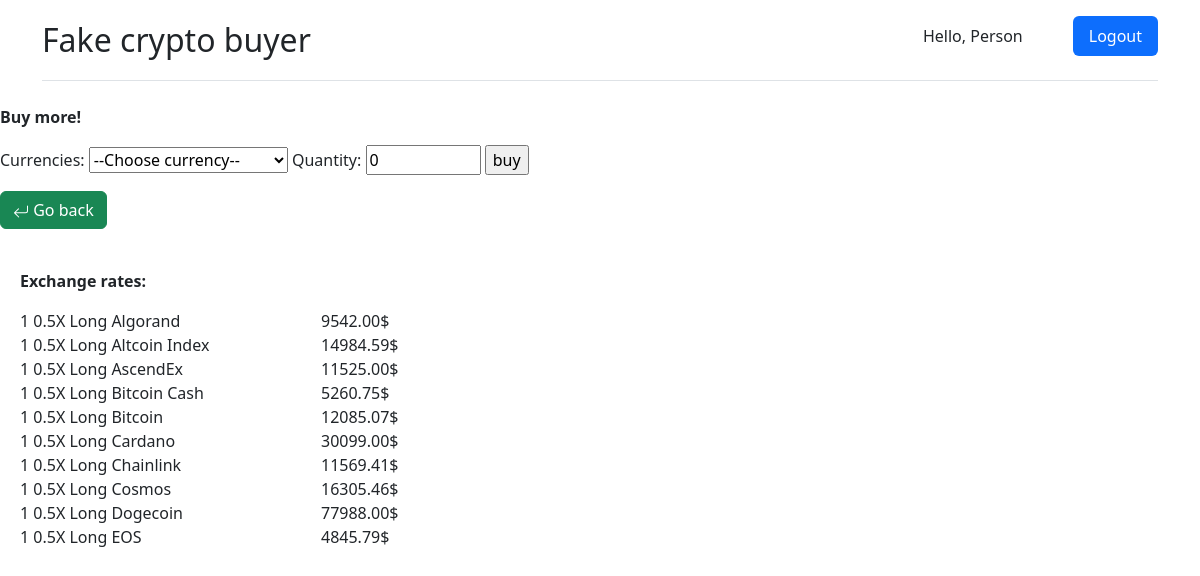
Page /buy/ (signed in) on the committed database.
### fakecryptobuyerApp/models.py (models this page shows, shortened)
class CustomUser(AbstractBaseUser, PermissionsMixin):
    email = models.EmailField(unique=True, verbose_name = "email adress") #also a PK
    first_name = models.CharField(max_length=50, blank=True, default = "Person", verbose_name = "first name", help_text = "Please, enter your name")
    pocket = models.JSONField(verbose_name = "user pocket", default = dict) #name, quantity and amount of spend money for every item
    is_staff = models.BooleanField(default=False)
    is_active = models.BooleanField(default=True)
    USERNAME_FIELD = 'email'
    REQUIRED_FIELDS = []
    objects = CustomUserManager()

class CryptoData(models.Model):
    crypto_name = models.CharField(max_length=100, unique=True, primary_key=True, verbose_name = "id name of cryptocurrency") #also a PK
    cost = models.DecimalField(max_digits=10, decimal_places=2, verbose_name = "cost of cryptocurrency")
    human_name = models.CharField(max_length=50, unique=True,  verbose_name = "humanazed name of cryptocurrency") #readable name

### fakecryptobuyerApp/views.py (the view)
# urls.py: path('buy/', views.buy, name='buy'),
@login_required
def buy(request): #function for buying crypto (just updating how much user has spent and for what)
    context = CryptoData.objects.all()[1:11]
    if request.method == "POST":
        form = Bin(request.POST)
        if form.is_valid(): #below we're updating values of user's pocket
            name = request.POST['currencies'] #getting values from recieved POST
            quantity = request.POST['quantity']
            current_user = request.user #getting data such as id of authorised user
            user_data = CustomUser.objects.get(id=current_user.id)
            readable_name = CryptoData.objects.get(crypto_name=name).human_name #getting data about currency from database
            cost = CryptoData.objects.get(crypto_name=name).cost
            try: #this works if user wants to buy more crypto of the same type that they already have
                temp_quantity = quantity
                quantity = int(user_data.pocket[name]['quantity']) + int(quantity)
                spend = str(round(float(user_data.pocket[name]['spend']) + float(cost*int(temp_quantity)),2))
            except KeyError: #user didn't have this type of crypto in their pocket so there will be KeyError in this case
                quantity = int(quantity)
                spend = str(round(cost*quantity,2))
            user_data.pocket[name] = {'readable_name': readable_name, 'quantity': quantity, 'spend': spend} #rewritting data about selected type of currency from user's pocket
            user_data.save()
            messages.success(request, 'Your purchase has been successful')
            return redirect('buy')
    else:
        form = Bin()
    extra_content = currency_list() #this list is needed for dynamic (JS) calculator (cost x quantity) for pre-buying evaluation into template
    return render(request,'fakecryptobuyerApp/purchase.html', {'form': form, 'context': context, 'extra_content':extra_content})

### fakecryptobuyerApp/forms.py
class Bin(forms.Form):
    model = CryptoData.objects.all()[1:11].values()
    crypto_name = ['default_value'] + [row['crypto_name'] for row in model]
    human_name = ['--Choose currency--'] + [row['human_name'] for row in model]
    choises = zip(crypto_name, human_name)
    currencies = forms.ChoiceField(choices = choises)
    quantity = forms.IntegerField(min_value=0, max_value=10000, initial=0, widget=forms.NumberInput)

### fakecryptobuyerApp/views.py (called while the page is built)
def currency_list(): #result of this function is a dict {name of currency: cost of currency} for using as context in templates
    list_of_currencies = list(CryptoData.objects.values_list("crypto_name",flat=True))[:11]
    list_of_costs =[float(CryptoData.objects.get(crypto_name=i).cost) for i in list_of_currencies]
    return {x: y for x,y in zip(list_of_currencies,list_of_costs)}

### fakecryptobuyerApp/templates/fakecryptobuyerApp/purchase.html (shortened to what this page needs)
{% extends "fakecryptobuyerApp/main.html" %}
{% block content %}
<p><b>Buy more!</b></p>
<form method="POST" class="buy">{% csrf_token %}
{{ form }}
<input type="submit" value="buy">
    </form>
<a href="{% url 'main' %}" ><button type="button" class="btn btn-success"> Go back </button></a>
{% endblock %}

### fakecryptobuyerApp/templates/fakecryptobuyerApp/main.html (shortened to what this page needs)
{% load static %}
<html>
    <head>
        <link rel="stylesheet" href="https://cdn.jsdelivr.net/npm/bootstrap@5.2.0-beta1/dist/css/bootstrap.min.css">
    </head>
    <body>
    <div class="container">
        <header class="d-flex flex-wrap justify-content-center py-3 mb-4 border-bottom">
        <a href="/" class="d-flex align-items-center mb-3 mb-md-0 me-md-auto text-dark text-decoration-none">
        <span class="fs-2">Fake crypto buyer</span>
      </a>
      <ul class="nav nav-pills">
          {% if user.is_authenticated %}
          <span class="navbar-text" style="margin-right: 50px; margin-left: 50px;">
           Hello, {{user.first_name}}
          </span>
        <li class="nav-item"><a href="{% url 'logout' %}" class="nav-link active" aria-current="page">Logout</a></li>
          {% else %}
        <li class="nav-item"><a href="{% url 'login' %}" class="nav-link active">Login</a></li>
        <li class="nav-item"><a href="{% url 'registration' %}" class="nav-link">Registration</a></li>
          {% endif %}
      </ul>
    </header>
    </div>
    {% block content %}
    {% endblock %}
    {% block rates %}
        <div class="bd-example" style="margin-left: 20px; margin-top: 40px;">
            <b>Exchange rates:</b>
        <p class="display-1">
        <div class="row mb-3">
            {% for i in context %}
      <div class="col-md-3 themed-grid-col">1 {{ i.human_name }}</div>
            <div class="col-md-8 themed-grid-col">{{ i.cost }}$</div>
            {% endfor %}
            {% endblock %}
            </p>
    </div>
    </body>
</html>

### rows in the picture
CustomUser: first_name "Person"
CryptoData: human_name "0.5X Long Algorand", cost "9542.00"
CryptoData: human_name "0.5X Long Altcoin Index", cost "14984.59"
CryptoData: human_name "0.5X Long AscendEx", cost "11525.00"
CryptoData: human_name "0.5X Long Bitcoin Cash", cost "5260.75"
CryptoData: human_name "0.5X Long Bitcoin", cost "12085.07"
CryptoData: human_name "0.5X Long Cardano", cost "30099.00"
CryptoData: human_name "0.5X Long Chainlink", cost "11569.41"
CryptoData: human_name "0.5X Long Cosmos", cost "16305.46"
CryptoData: human_name "0.5X Long Dogecoin", cost "77988.00"
CryptoData: human_name "0.5X Long EOS", cost "4845.79"
